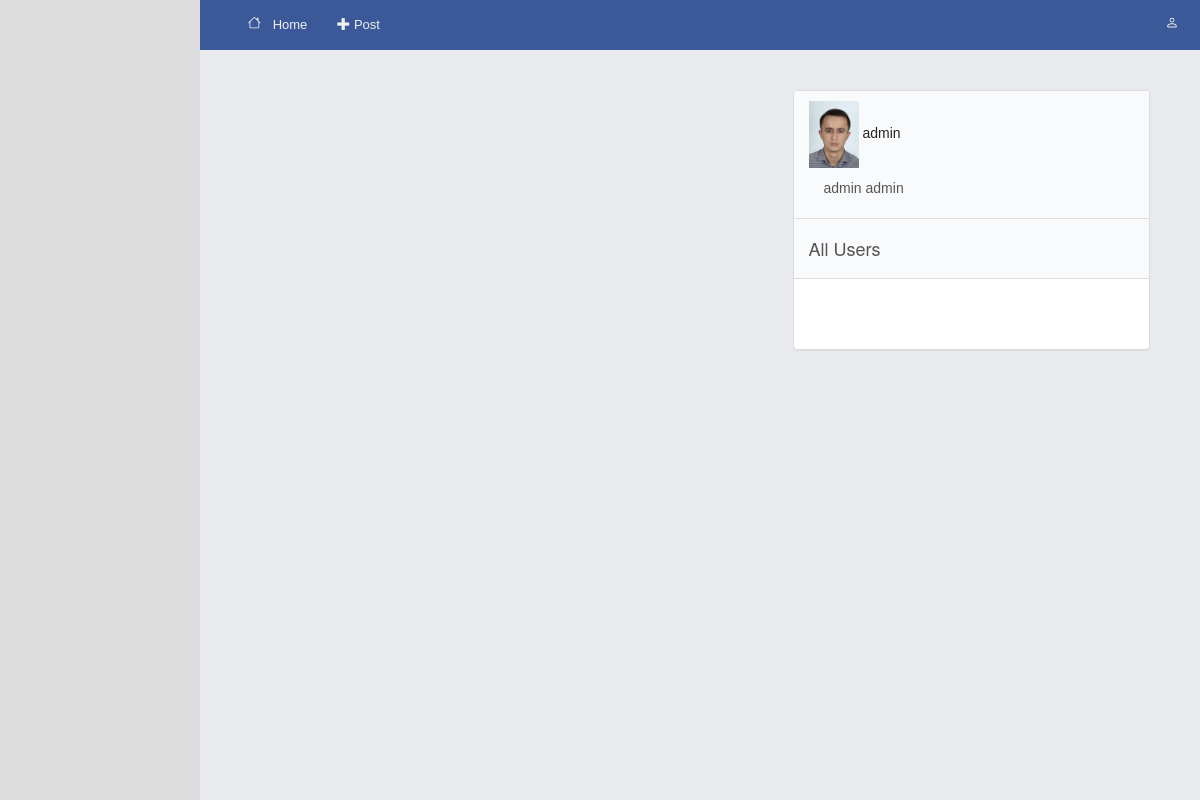
Page / (signed in) on the earlier database version.
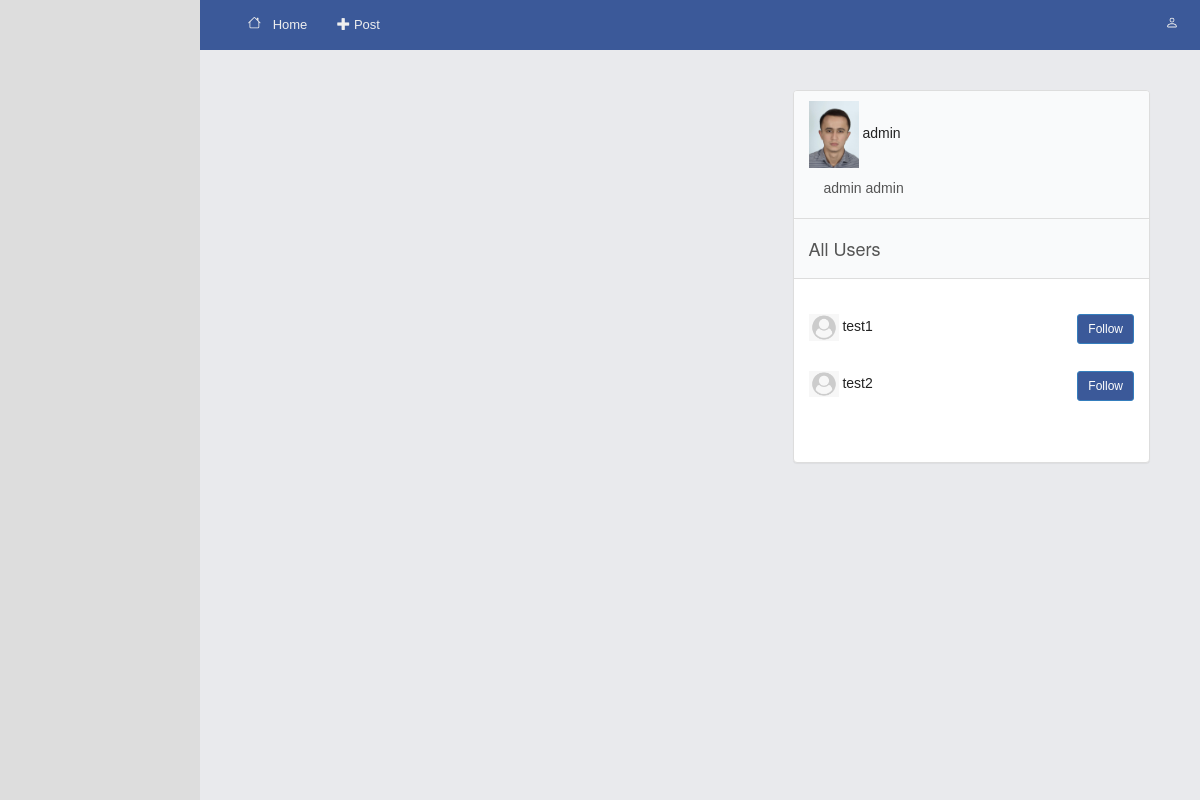
Same page on the later database version.
### profiles/models.py (models this page shows, shortened)
class Profile(models.Model):
    user = models.OneToOneField(User, on_delete=models.CASCADE, related_name='profile')
    first_name = models.CharField(max_length=256)
    last_name = models.CharField(max_length=256)
    bio = models.CharField(max_length=128, blank=True, null=True)
    profile_pic = models.ImageField(upload_to= upload_directory_path, blank=True,null=True)
    created_date = models.DateTimeField(auto_now_add=True,blank=True,null=True)
    updated_date = models.DateTimeField(auto_now=True,blank=True,null=True)
    def __str__(self):
        return self.user.username

### project/views.py (the view, shortened to what this page needs)
# urls.py: path('', HomeTemplateView.as_view(),name='home'),
class HomeTemplateView(ListView):
    template_name = 'blog/home.html'
    def get_context_data(self, *args, **kwargs):
        context = super(HomeTemplateView,self).get_context_data(*args, **kwargs)
        all_users, all_posts, profile = self.get_queryset()
        following = get_object_by_user(Following, profile)
        context['all_users'] = all_users
        context['all_posts'] = all_posts
        context['following'] = following
        return context
    def get_queryset(self, *args, **kwargs):
        users = Profile.objects.all()
        post = Post.objects.all().order_by('-id')
        username = self.request.user.username
        profile = get_object_by_username(Profile, username)
        return users, post, profile

### project/utils/core.py (called while the page is built)
def get_object_by_user(instance, user):
    try:
        obj = instance.objects.get(user = user)
    except ObjectDoesNotExist:
        obj = None
    return obj

def get_object_by_username(instance, username):
    try:
        obj = instance.objects.get(user__username = username)
    except ObjectDoesNotExist:
        obj = None
    return obj

### project/utils/tags.py (called while the page is built)
@register.filter
def is_equal(value1, value2):
    if value1 == value2:
        return True
    return False

### profiles/templates/blog/home.html (shortened to what this page needs)
{% extends 'base.html' %}
{% load template_tags %}
{% load static %}
{% block content %}
<div class="wrapper">
    <div class="box">
        <div class="row row-offcanvas row-offcanvas-left">
            <div class="column col-sm-2 col-xs-1 sidebar-offcanvas" style="background: #ddd;" id="sidebar">
            </div>
            <div class="column col-sm-10 col-xs-11" id="main">
                <div class="navbar navbar-blue navbar-static-top">
                    <nav class="collapse navbar-collapse" role="navigation">
                    <ul class="nav navbar-nav">
                    <li>
                        <a href="{% url 'home' %}">
                            Home
                        </a>
                    </li>
                    <li>
                        <a href="{% url 'post:post' %}">
                            <i class="glyphicon glyphicon-plus"></i> Post</a>
                    </li>
                    </ul>
                    <ul class="nav navbar-nav navbar-right">
                    <li class="dropdown">
                        {% if user.is_authenticated %}
                        <a href="" class="dropdown-toggle" data-toggle="dropdown">
                        </a>
                        {% endif %}
                    </li>
                    </ul>
                    </nav>
                </div>
                <div class="padding">
                    <div class="full col-sm-9">
                        <div class="row">
                        <div class="col-sm-7">
                        </div>
                        <div class="col-sm-5">
                            <div class="panel panel-default">
                                <div class="panel-heading">
                                    <p>
                                        {% if user.is_authenticated%}
                                            {% if user.profile.profile_pic %}
                                                <img src="{{ user.profile.profile_pic.url }}" width="50px" class="circlehome-dp" alt="signuplogo ">
                                            {% else %}
                                                <img src="{% static 'img/user.png' %}" width="50px">
                                            {% endif %}
                                            <a href="{% url 'profile:profile' username=user %}">{{user}}</a>
                                            <div style="margin-left:15px;">{{user.profile.first_name}} {{user.profile.last_name}}</div>
                                        {% endif %}
                                    </p>
                                </div>
                                <div class="panel-heading"><a href="#" class="pull-right"></a> <h4>All Users</h4></div>
                                <div class="panel-body">
                                    <div class="list-group">
                                        {% for users in all_users %}
                                         {% if not user.username|is_equal:users.user.username %}
                                            <p>
                                                {% if users.profile_pic %}
                                                    <img src="{{ users.profile_pic.url }}" width="30px" class="circlehome-dp" alt="signuplogo ">
                                                {% else %}
                                                    <img src="{% static 'img/user.png' %}" width="30px">
                                                {% endif %}
                                                <a href="{% url 'profile:profile' username=users %}">{{users}}</a>
                                                    {% if users in following.following.all %}
                                                            <a href="{% url 'follow-redirect' username=user follow=users.user %}">
                                                            <button class="btn btn-outline-primary btn-sm" style="float:right;"type="button">
                                                                Following
                                                            </button>
                                                            </a>
                                                            {% else %}
                                                            <a href="{% url 'follow-redirect' username=user follow=users.user %}">
                                                            <button class="btn btn-primary btn-sm" style="float:right;" type="button">
                                                                Follow
                                                            </button>
                                                            </a>
                                                    {% endif %}
                                            </p>
                                            {% endif %}
                                        <br />
                                        {% endfor %}
                                    </div>
                                </div>
                            </div>
                        </div>
                </div>
            </div>
        </div>
    </div>
</div>
{% endblock %}

### profiles/templates/base.html (shortened to what this page needs)
{% load static %}
<!DOCTYPE html>
<html>
  <head>
    <link href="{% static 'css/bootstrap.css' %}" rel="stylesheet">
    <link href="{% static 'css/facebook.css' %}" rel="stylesheet">
    <link rel="stylesheet" href="https://cdnjs.cloudflare.com/ajax/libs/font-awesome/4.7.0/css/font-awesome.min.css">
  </head>
  <body>
    {% block body %}
        {% block content %}
        {% endblock %}
    {% endblock %}
  </body>
</html>

### profiles/static/css/facebook.css (style rules this page uses)
html, body { height: 100%; font-family:verdana,arial,sans-serif; color:#555555; }
.nav { font-family:Arial,sans-serif; font-size:13px; }
a { color:#222222; }
.wrapper, .row { height: 100%; margin-left:0; margin-right:0; }
.wrapper:before, .wrapper:after, .column:before, .column:after { content: ""; display: table; }
.wrapper:after, .column:after { clear: both; }
.column { height: 100%; overflow: auto; *zoom:1; }
.column .padding { padding: 20px; }
.full { padding-top:70px; }
.box { bottom: 0; left: 0; position: absolute; right: 0; top: 0; background-color:#444444; }
.navbar-blue { border-width:0; background-color:#3B5999; color:#ffffff; font-family:arial,sans-serif; top:0; position:fixed; width:inherit; }
.navbar-blue li > a,.navbar-toggle { color:#efefef; }
#main { background-color:#e9eaed; padding-left:0; padding-right:0; }
#sidebar { padding:0px; padding-top:15px; }
#sidebar, #sidebar a, #sidebar-footer a { color:#ffffff; background-color:transparent; text-shadow:0 0 2px #000000; padding-left:5px; }
.btn-primary,.label-primary,.list-group-item.active, .list-group-item.active:hover, .list-group-item.active:focus { background-color:#3B5999; color:#fffffe; }
.panel-default .panel-heading { background-color:#f9fafb; color:#555555; }
.col-sm-9.full { width: 100%; }

Differences in the rows shown:
added Profile: user.username "test1"
added Profile: user.username "test2"
